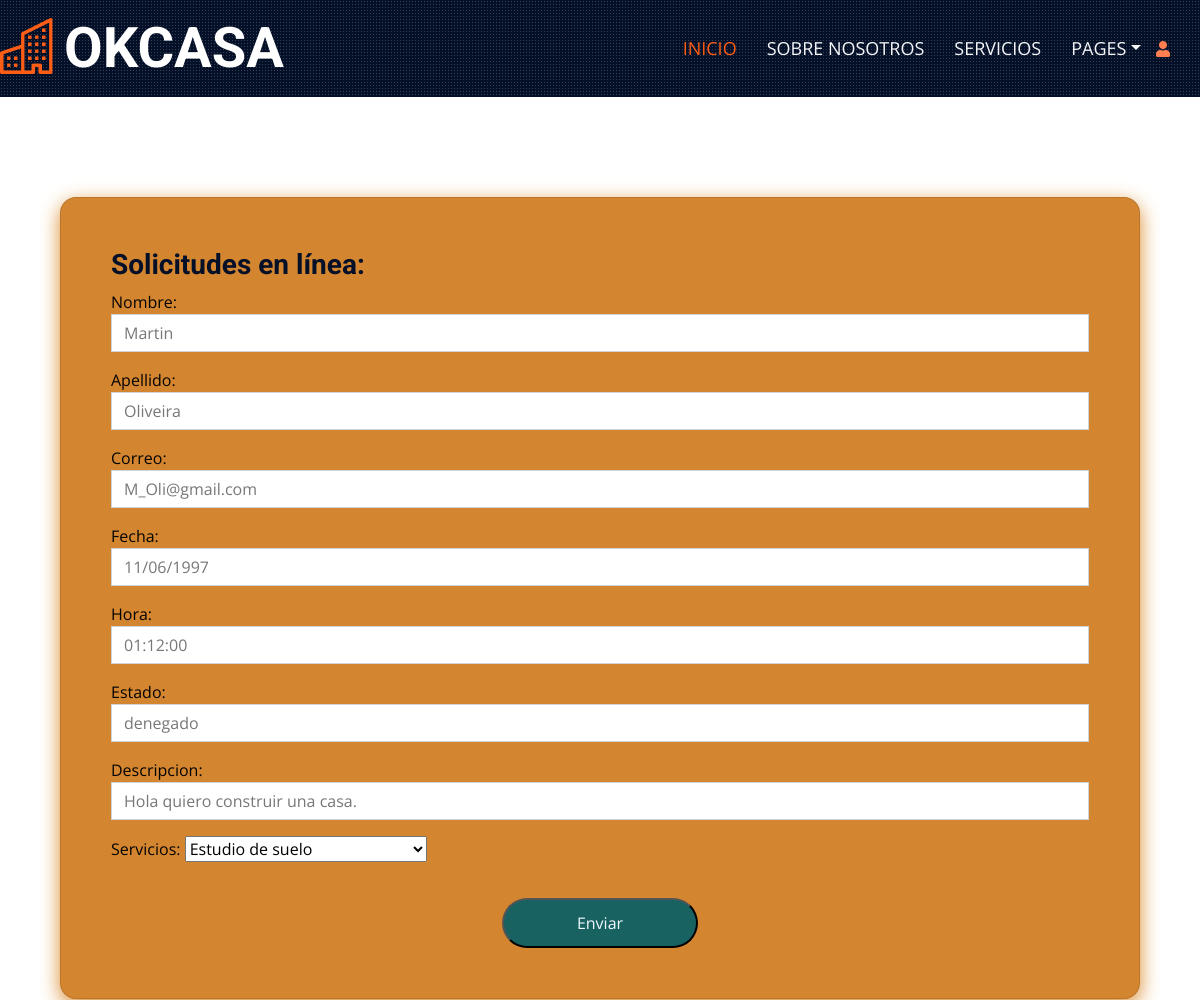
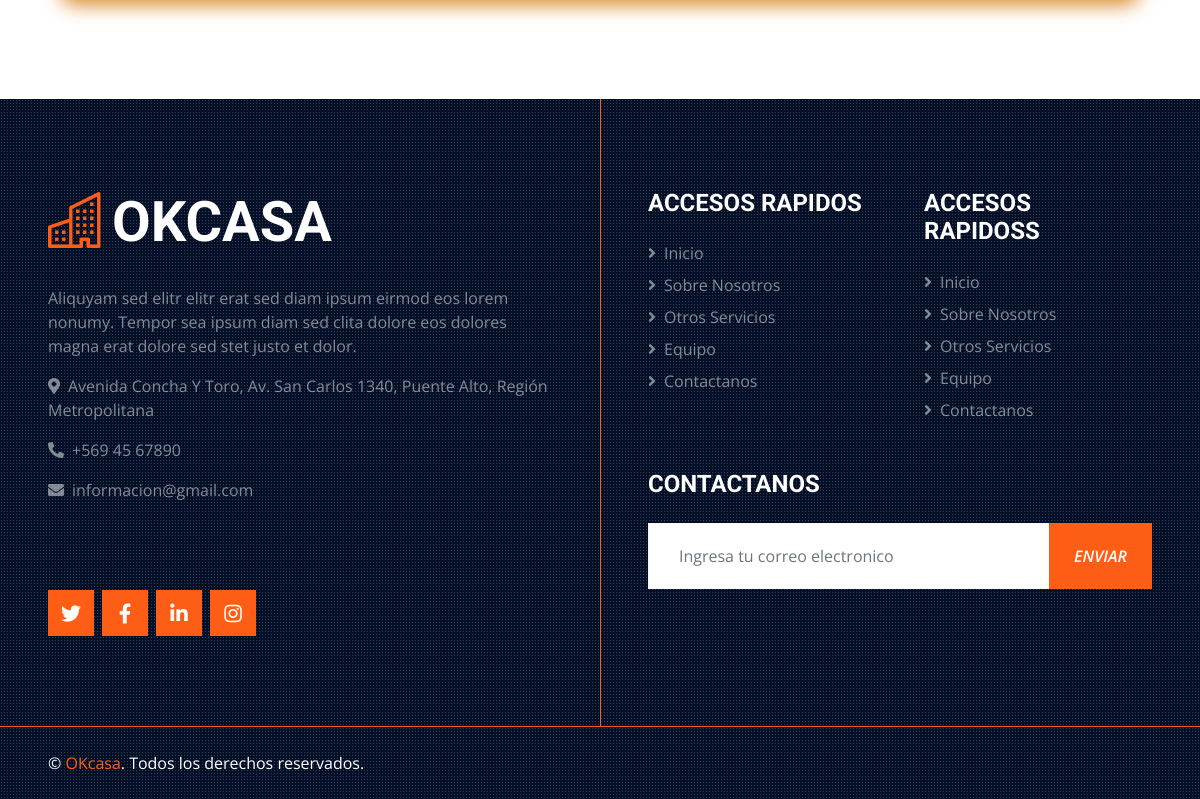
The page /solicitud/2/modificar/ on the database its author committed (2 pictures, top to bottom).
### core/models.py (models this page shows, shortened)
class SolicitudEnLinea(models.Model):
    tecnico_id = models.ForeignKey(Tecnico, on_delete=models.SET_NULL, null=True)
    nombre = models.CharField(max_length=100)
    apellido = models.CharField(max_length=100)
    correo = models.EmailField()
    fecha = models.DateField()
    hora = models.TimeField()
    estado = models.CharField(max_length=100,default='Pendiente')
    descripcion = models.TextField()
    servicio = models.IntegerField(choices=ServicioChoice.get_choices(), default=1)

### core/views.py (the view)
# urls.py: path('solicitud/<int:solicitud_id>/modificar/', views.modificar_solicitud, name='modificar_solicitud'),
def modificar_solicitud(request, solicitud_id):
    solicitud = get_object_or_404(SolicitudEnLinea, id=solicitud_id)
    if request.method == 'POST':
        form = SolicitudEnLineaForm(request.POST, instance=solicitud)
        if form.is_valid():
            form.save()
            return redirect('tecnico')  # Reemplaza 'nombre-de-la-vista' con el nombre de tu vista de tabla de solicitudes
    else:
        form = SolicitudEnLineaForm(instance=solicitud)
    return render(request, 'core/solicitud.html', {'form': form})

### core/templates/core/solicitud.html (shortened to what this page needs)
{% extends 'core/base.html' %}
{% load static %}
{% load crispy_forms_tags %}
{% block contenido %}
<link href="{% static 'core/css/solicitud.css' %}" rel="stylesheet">
<div class="card">
    <div class="row">
        <div class="col-md-12 cart2">
            <div class="title">
                <div class="row">
                    <div class="col1"><b><h3>Solicitudes en línea:</h3></b></div>
                </div>
            </div>
              <form method="post">
                {{ form.as_p }}
                <button id="env" type="submit">Enviar</button>
              </form>
        </div>
    </div>
</div>
{% endblock %}

### core/static/core/css/style.css (style rules this page uses)
:root { --primary: #FD5D14; --secondary: #FDBE33; --light: #F4F6F8; --dark: #040F28; }

### core/static/core/css/solicitud.css (style rules this page uses)
* { margin: 0; padding: 0; -webkit-box-sizing: border-box; -moz-box-sizing: border-box; box-sizing: border-box; }
body { background: url(../css/img/OyWl4A.webp); -webkit-background-size: cover; background-size: cover; background-attachment:fixed; }

### rows shown on the page
SolicitudEnLinea: nombre "Martin", apellido "Oliveira", correo "M_Oli@gmail.com", fecha "11/06/1997", hora "01:12:00", estado "denegado", descripcion "Hola quiero construir una casa."
